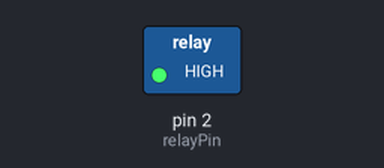
Simulated run of this sketch. Board: Arduino Uno, built with avr-gcc and run on an emulated ATmega328P. Shown: switched loads named in the sketch (green lamp = pin HIGH). Dashed ring = blinking.

Above: at 0.5 s.
Timing chart, 0 to 4.6 s (numbered marks = the images above):
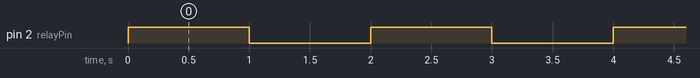

The sketch:

ledRelay.pde
```cpp
// ledRelay.pde - Control led with a relay
// (c) Kimmo Karvinen & Tero Karvinen http://BotBook.com

int relayPin = 2;
void setup()
{
  pinMode(relayPin, OUTPUT);
}

void loop()
{
  digitalWrite(relayPin, HIGH);
  delay(1000);
  digitalWrite(relayPin, LOW);
  delay(1000);
}
```

Measured:
- by itself, pin 2 (relayPin): alternates HIGH for 1.0 s and LOW for 1.0 s
